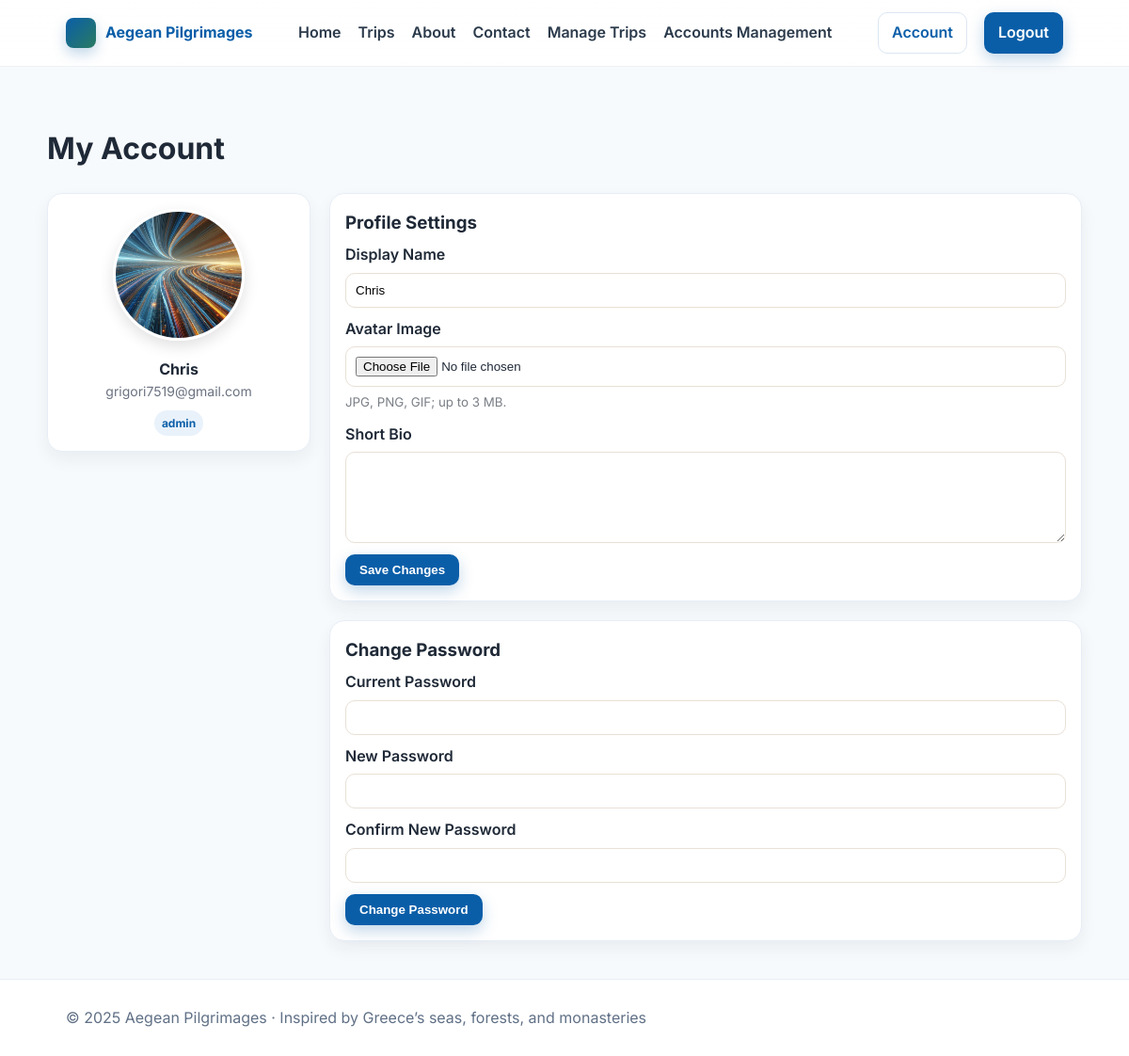
The app's page /account/ (signed in) with its own data.
### app/models.py (models this page shows, shortened)
class User(db.Model, UserMixin):
	id = db.Column(db.Integer, primary_key=True)
	email = db.Column(db.String(255), unique=True, index=True, nullable=False)
	password_hash = db.Column(db.String(255), nullable=False)
	name = db.Column(db.String(120))
	role = db.Column(db.String(20), default="user")  # admin, reviewer, creator, user
	avatar_url = db.Column(db.String(512))
	bio = db.Column(db.String(500))  # short description
	created_at = db.Column(db.DateTime, default=datetime.utcnow)

### app/account/routes.py (the view, shortened to what this page needs)
@bp.route("/", methods=["GET","POST"])
@login_required
def profile():
	form = ProfileForm(obj=current_user)
	password_form = PasswordChangeForm()
	avatar = current_user.avatar_url or DEFAULT_AVATAR(current_user.email or "User")
	return render_template("account/profile.html", user=current_user, form=form, password_form=password_form, avatar=avatar)

### app/account/forms.py
class ProfileForm(FlaskForm):
	name = StringField("Display Name", validators=[Optional(), Length(max=120)])
	avatar_file = FileField("Avatar Image", validators=[Optional(), FileAllowed(['jpg','jpeg','png','gif'], 'Images only!')])
	bio = TextAreaField("Short Bio", validators=[Optional(), Length(max=500)])
	submit = SubmitField("Save Changes")

class PasswordChangeForm(FlaskForm):
	current_password = PasswordField("Current Password", validators=[DataRequired()])
	new_password = PasswordField("New Password", validators=[DataRequired(), Length(min=6)])
	new_password_confirm = PasswordField("Confirm New Password", validators=[DataRequired(), EqualTo('new_password', message='Passwords must match')])
	submit = SubmitField("Change Password")

### app/__init__.py (called while the page is built)
@login_manager.user_loader
def load_user(user_id: str):
	return User.query.get(int(user_id))

### app/templates/account/profile.html (shortened to what this page needs)
{% extends "base.html" %}
{% block content %}
<h1>My Account</h1>
<div class="account-wrap" style="display:grid;grid-template-columns:280px 1fr;gap:20px;align-items:start">
  <div class="card" style="text-align:center;padding:16px">
    <img src="{{ avatar }}" alt="Avatar" class="avatar" style="width:140px;height:140px;border-radius:999px;object-fit:cover;margin-bottom:10px;border:3px solid #fff;box-shadow:0 6px 16px rgba(0,0,0,.12)">
    <div><strong>{{ user.name or 'Unnamed' }}</strong></div>
    <div class="muted" style="font-size:14px">{{ user.email }}</div>
    {% if user.role %}<div class="badge" style="margin-top:8px;display:inline-block">{{ user.role }}</div>{% endif %}
  </div>
  <div style="display:flex;flex-direction:column;gap:20px">
    <div class="card" style="padding:16px">
      <h3>Profile Settings</h3>
      <form method="post" enctype="multipart/form-data">
        <div class="field">
          <label>Display Name</label>
          {{ form.name(size=60, class_="input") }}
        </div>
        <div class="field" style="margin-top:10px">
          <label>Avatar Image</label>
          {{ form.avatar_file(class_="input") }}
          <small class="hint">JPG, PNG, GIF; up to 3 MB.</small>
        </div>
        <div class="field" style="margin-top:10px">
          <label>Short Bio</label>
          {{ form.bio(rows=5, cols=80, class_="textarea") }}
        </div>
        <div style="margin-top:12px">
          {{ form.submit(class_="btn") }}
        </div>
      </form>
    </div>
    <div class="card" style="padding:16px">
      <h3>Change Password</h3>
      <form method="post" action="{{ url_for('account.change_password') }}">
        <div class="field">
          <label>Current Password</label>
          {{ password_form.current_password(class_="input") }}
        </div>
        <div class="field" style="margin-top:10px">
          <label>New Password</label>
          {{ password_form.new_password(class_="input") }}
        </div>
        <div class="field" style="margin-top:10px">
          <label>Confirm New Password</label>
          {{ password_form.new_password_confirm(class_="input") }}
        </div>
        <div style="margin-top:12px">
          {{ password_form.submit(class_="btn") }}
        </div>
      </form>
    </div>
  </div>
</div>
{% endblock %}

### app/static/css/main.css (style rules this page uses)
:root { --aegean:#0a5ea8; --aegean-700:#074a85; --aegean-50:#e9f2fb; --pine:#2a7b62; --sand:#e8dcc7; --white:#ffffff; --ink:#1f2937; --muted:#6b7280; --radius:12px; --shadow:0 10px 30px rgba(10,94,168,0.15); }
* { box-sizing:border-box }
html,body { margin:0;padding:0 }
body { font-family: Inter, system-ui, -apple-system, Segoe UI, Roboto, sans-serif; color:var(--ink); background:#f7fafc; line-height:1.6; }
.btn, .btn-outline { display:inline-flex;align-items:center;justify-content:center; padding:8px 14px;border-radius:10px;font-weight:600; transition:all .15s ease-in-out;border:1px solid transparent; }
.btn { background:var(--aegean);color:#fff;box-shadow:0 6px 16px rgba(10,94,168,0.25) }
.avatar { width:32px;height:32px;border-radius:50%;object-fit:cover;border:2px solid #fff;box-shadow:0 2px 8px rgba(0,0,0,0.08) }
.card { background:#fff;border-radius:16px;padding:16px;border:1px solid #e7eef7; box-shadow:0 8px 18px rgba(16,38,73,0.06); }
.card h3 { margin:0 0 6px }
.account-wrap .field label { font-weight:600 }
.badge { display:inline-block; padding:4px 8px; border-radius:999px; background:#e9f2fb; color:#0a5ea8; font-weight:700; font-size:12px }
.field { display:flex;flex-direction:column;gap:6px }
.input, .textarea { border:1px solid #e8e0d6;border-radius:10px;padding:10px;background:#fff }
.hint { color:#7a7f86 }
.muted { color:#6b7280 }

### records on screen
User: avatar_url (picture), name "Chris", email "grigori7519@gmail.com", role "admin"

### other values on screen
{{ 2025 }} "2025"
